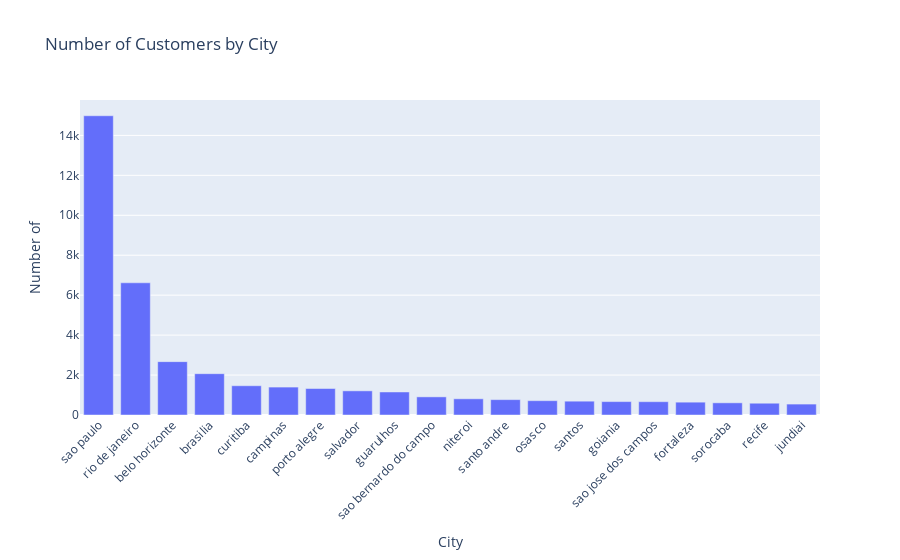

Source (notebook cell):
### Code cell
import plotly.express as px

fig = px.bar(
    x=customers_location.index,
    y=customers_location.values,
    title = "Number of Customers by City",
    labels = {"x":"City","y":"Number of "}
)

fig.update_layout(xaxis_tickangle=-45)

fig.show()

### Figure 1 — Plotly figure (JSON) as saved in the notebook; plotly's stock layout.template omitted (floating-point values rounded to 4 significant figures)
{"data": [{"alignmentgroup": "True", "hovertemplate": "City=%{x}<br>Number of =%{y}<extra></extra>", "legendgroup": "", "marker": {"color": "#636efa", "pattern": {"shape": ""}}, "name": "", "offsetgroup": "", "orientation": "v", "showlegend": false, "textposition": "auto", "type": "bar", "x": ["sao paulo", "rio de janeiro", "belo horizonte", "brasilia", "curitiba", "campinas", "porto alegre", "salvador", "guarulhos", "sao bernardo do campo", "niteroi", "santo andre", "osasco", "santos", "goiania", "sao jose dos campos", "fortaleza", "sorocaba", "recife", "jundiai"], "xaxis": "x", "y": [14984, 6620, 2672, 2069, 1465, 1398, 1326, 1209, 1153, 908, 811, 769, 717, 692, 671, 666, 643, 610, 590, 547], "yaxis": "y"}], "layout": {"barmode": "relative", "legend": {"tracegroupgap": 0}, "title": {"text": "Number of Customers by City"}, "xaxis": {"anchor": "y", "domain": [0, 1], "tickangle": -45, "title": {"text": "City"}}, "yaxis": {"anchor": "x", "domain": [0, 1], "title": {"text": "Number of "}}}}
